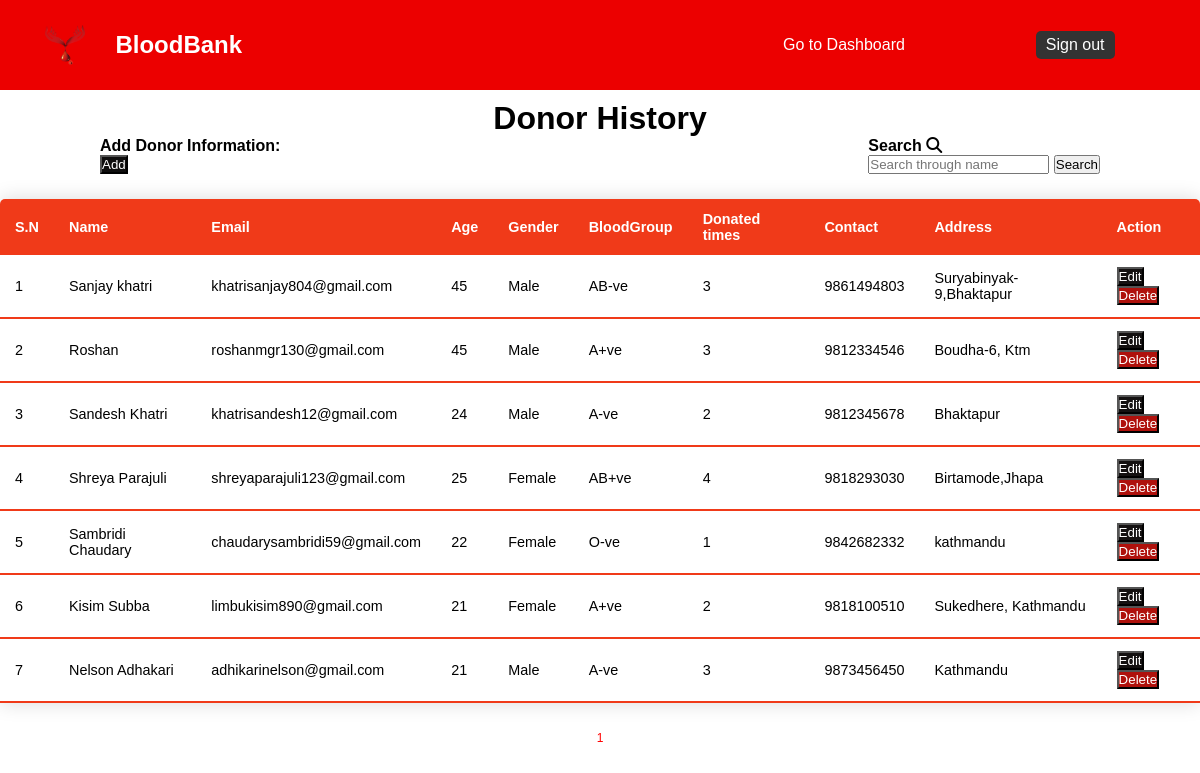
The page /admin/adminDonorHistory.php (signed in) on the database its author committed.
### tables this page shows
CREATE TABLE `donorhistory` (
  `Id` int(11) NOT NULL,
  `Name` varchar(40) NOT NULL,
  `Email` varchar(40) NOT NULL,
  `Age` int(11) NOT NULL,
  `Gender` varchar(10) NOT NULL,
  `BloodGroup` varchar(10) NOT NULL,
  `History` int(11) NOT NULL,
  `Contact` varchar(10) NOT NULL,
  `Address` varchar(40) NOT NULL
);

### admin/adminDonorHistory.php (the view, shortened to what this page needs)
<?php include ('adminHeader.php')?>
<head>
</head>
    <div class="title">
        <h1>Donor History</h1>
    </div>
    <div class="addInfo">
        <h4>Add Donor Information:</h4>
        <button class="add" ><a href="add.php">Add</a></button>
    </div>
    <div class="search">
        <h4>Search <i class="fa-solid fa-magnifying-glass"></i> </h4>
        <form action="admindonorHistory.php" method="get">
            <input type="text" name="search" value="" placeholder="Search through name">
            <button type="submit">Search</button>
        </form>
    </div>
    <center>
    <table class="content-table">
        <thead>
            <tr>
                <th>S.N</th>
                <th>Name</th>
                <th>Email</th>
                <th>Age</th>
                <th>Gender</th>
                <th>BloodGroup</th>
                <th>Donated times</th>
                <th>Contact</th>
                <th>Address</th>
                <th>Action</th>
            </tr>
        </thead>
    <?php
    include "../connection/config.php";
    $data_per_page= 10;
            if(isset($_GET['pages'])){
                $page  = $_GET["pages"];
            }
            else {
                $page = 1;
            }
            $start_from=($page-1)*$data_per_page;
            if(isset($_GET['search'])){
                $search = $_GET['search'];
            }else{
                $search="";
            }
             $sql = "select * from `donorhistory` where  name like '%$search%' limit $start_from,$data_per_page";
            $result = mysqli_query($conn, $sql);
            if(mysqli_num_rows($result)){
                if(isset($_GET['pages'])){
                $i = (($_GET['pages']-1)*10)+1;
                }else{
                    $i=1;
                }
                while($row = mysqli_fetch_assoc($result)){
?>
    <tbody>
    <tr>
        <td><?php echo $i;?></td>
        <td><?php echo $row ['Name']?></td>
        <td><?php echo $row ['Email']?></td>
        <td><?php echo $row ['Age']?></td>
        <td><?php echo $row ['Gender']?></td>
        <td><?php echo $row ['BloodGroup']?></td>
        <td><?php echo $row ['History']?></td>
        <td><?php echo $row ['Contact']?></td>
        <td><?php echo $row ['Address']?></td>
        <td>
            <button class="edit">
                <a href="edit.php?id=<?php echo $row['Id'];?>">Edit</a>
            </button>
            <button class="delete">
                <a href="delete.php?id=<?php echo $row['Id'];?>" onclick="return confirm('Do you want to delete ?')";>Delete</a>
            </button>
        </td>
    </tr>
        <?php
        $i++;
        }
    }else{
        ?>
        <tr><td colspan="5">No Records found
        <?php }
        ?>
    </tbody>
    </table>
    <?php
        $sql = "select * from `donorhistory`";
        $result = mysqli_query($conn,$sql);
        $total_data = mysqli_num_rows($result);
        $total_pages = ceil($total_data/$data_per_page);
        for($i=1;$i<=$total_pages;$i++){
            echo '<a style="font-size:12px;color:red;padding: 5px;bottom:0;" href="admindonorHistory.php?pages='.$i.'&search='.$_GET['search'].'   ">'.$i.'</a>';
        }
    ?>
    </center>
</body>
</html>

### css/adminHeader.css (style rules this page uses)
* { margin:0; padding:0; box-sizing:border-box; }
body { font-family:"Arial"; }

### css/table.css (style rules this page uses)
body { margin: 0; padding: 0; font-family: 'Arial'; }
.title { padding-top: 100px; text-align: center; }
.content-table { border-collapse: collapse; margin: 25px 0; font-size: 0.9em; min-width: 400px; border-radius: 5px 5px 0 0; overflow: hidden; box-shadow: 0 0 20px rgb(0,0,0,0.15); }
.content-table thead tr { background-color: #f03a19; color: #ffffff; text-align: left; font-weight: bold; }
.content-table th, .content-table td { padding: 12px 15px; word-wrap: break-word; }
.content-table tbody tr { border-bottom: 1px solid #dddddd; }
.content-table tbody tr:last-of-type { border-bottom: 2px solid #f03a19; }
a { text-decoration: none; color: white; }
.edit { background-color: rgb(20, 17, 17); }
.delete { background-color: rgb(175, 17, 12); }
.add { background-color: rgb(15, 14, 14); }

### css/form.css (style rules this page uses)
* { margin: 0; padding: 0; box-sizing: border-box; font-family: 'Arial'; }

### css/dynamic.css (style rules this page uses)
.addInfo { display: inline-block; margin-left: 100px; }
.search { display: inline-block; float: right; margin-right: 100px; }

### rows shown on the page
donorhistory: Name "Sanjay khatri", Email "khatrisanjay804@gmail.com", Age "45", Gender "Male", BloodGroup "AB-ve", History "3", Contact "9861494803", Address "Suryabinyak-9,Bhaktapur"
donorhistory: Name "Roshan", Email "roshanmgr130@gmail.com", Age "45", Gender "Male", BloodGroup "A+ve", History "3", Contact "9812334546", Address "Boudha-6, Ktm"
donorhistory: Name "Sandesh Khatri", Email "khatrisandesh12@gmail.com", Age "24", Gender "Male", BloodGroup "A-ve", History "2", Contact "9812345678", Address "Bhaktapur"
donorhistory: Name "Shreya Parajuli", Email "shreyaparajuli123@gmail.com", Age "25", Gender "Female", BloodGroup "AB+ve", History "4", Contact "9818293030", Address "Birtamode,Jhapa"
donorhistory: Name "Sambridi Chaudary", Email "chaudarysambridi59@gmail.com", Age "22", Gender "Female", BloodGroup "O-ve", History "1", Contact "9842682332", Address "kathmandu"
donorhistory: Name "Kisim Subba", Email "limbukisim890@gmail.com", Age "21", Gender "Female", BloodGroup "A+ve", History "2", Contact "9818100510", Address "Sukedhere, Kathmandu"
donorhistory: Name "Nelson Adhakari", Email "adhikarinelson@gmail.com", Age "21", Gender "Male", BloodGroup "A-ve", History "3", Contact "9873456450", Address "Kathmandu"
